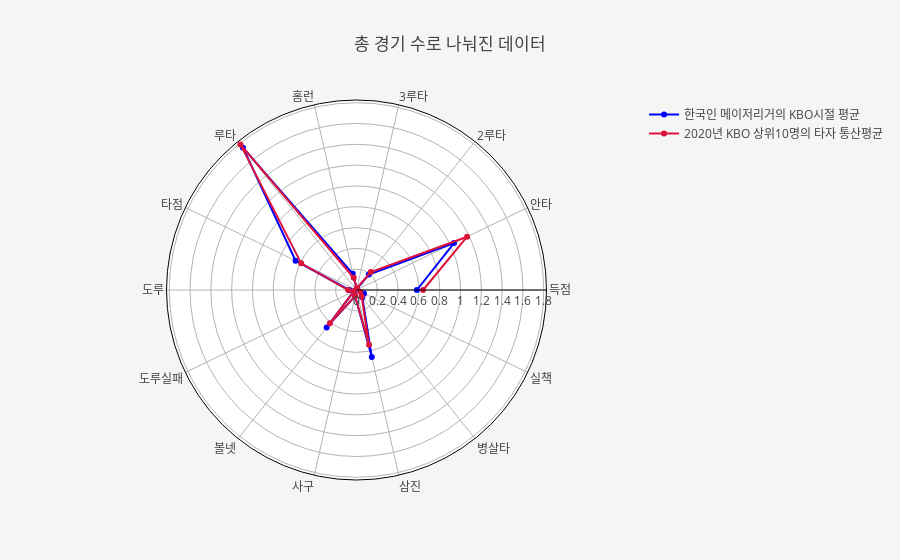

Source (notebook cell):
### Code cell
majorleaguer_avg = []
top10_hitter_avg = []

for col in korean_majorleaguer_dict[list(korean_majorleaguer_dict.keys())[0]].columns[2:]:
    if col != '타율':
        temp_majorleaguer_ls = [float(korean_majorleaguer_dict[name].iloc[korean_majorleaguer_dict[name].shape[0]-1][col])/float(korean_majorleaguer_dict[name].iloc[korean_majorleaguer_dict[name].shape[0]-1]['경기']) for name in hitter_majorleaguer['Name']]
        temp_majorleaguer_np = np.array(temp_majorleaguer_ls)
        majorleaguer_avg.append(round(temp_majorleaguer_np.mean(), 2))
    else:
        temp_majorleaguer_ls = [float(korean_majorleaguer_dict[name].iloc[korean_majorleaguer_dict[name].shape[0]-1][col]) for name in hitter_majorleaguer['Name']]
        temp_majorleaguer_np = np.array(temp_majorleaguer_ls)
        majorleaguer_avg.append(round(temp_majorleaguer_np.mean(), 2))
    
for col in top10_hitter_dict[list(top10_hitter_dict.keys())[0]].columns[2:]:
    if col != '타율':
        temp_top10_hitter_ls = [float(top10_hitter_dict[name].iloc[top10_hitter_dict[name].shape[0]-1][col])/float(top10_hitter_dict[name].iloc[top10_hitter_dict[name].shape[0]-1]['경기']) for name in top10_hitter_url_df['Name']]
        temp_top10_hitter_np = np.array(temp_top10_hitter_ls)
        top10_hitter_avg.append(round(temp_top10_hitter_np.mean(), 2))
    else:
        temp_top10_hitter_ls = [float(top10_hitter_dict[name].iloc[top10_hitter_dict[name].shape[0]-1][col]) for name in top10_hitter_url_df['Name']]
        temp_top10_hitter_np = np.array(temp_top10_hitter_ls)
        top10_hitter_avg.append(round(temp_top10_hitter_np.mean(), 2))


theta_ = top10_hitter_dict[list(top10_hitter_dict.keys())[0]].columns[6:-3].to_list() # 득점 ~ 병살타 index
theta_.insert(len(theta_), top10_hitter_dict[list(top10_hitter_dict.keys())[0]].columns[-1]) # 실책 index 추가
r_ = top10_hitter_avg[4:-3] # 득점 ~ 병살타 값들(전체 경기 수로 나눠진)
r_.insert(len(r_), top10_hitter_avg[-1]) # 실책값 추가(전체 경기 수로 나눠진)

fig = go.Figure()
fig.add_trace(go.Scatterpolar(r=majorleaguer_avg[3:],
                              theta=korean_majorleaguer_dict['강정호'].columns[5:],
                              name='한국인 메이저리거의 KBO시절 평균',
                              marker_color='blue'))
fig.add_trace(go.Scatterpolar(r=r_,
                             theta=theta_,
                             name='2020년 KBO 상위10명의 타자 통산평균',
                             marker_color='crimson'))

fig.update_layout(template=None,
                  paper_bgcolor='rgb(245, 245, 245)',
                  polar=dict(radialaxis=dict(visible=True, linewidth=1, linecolor='Black', ticks=''),
                            angularaxis=dict(showline=True, linewidth=1, linecolor='black', ticks='')),
                 title='총 경기 수로 나눠진 데이터')

print(majorleaguer_avg[3:])
print(r_)
print(theta_)
fig.show()

### Figure 1 — Plotly figure (JSON) as saved in the notebook; plotly's stock layout.template omitted (floating-point values rounded to 4 significant figures)
{"data": [{"marker": {"color": "blue"}, "name": "한국인 메이저리거의 KBO시절 평균", "r": [0.58, 1.04, 0.19, 0.01, 0.16, 1.75, 0.65, 0.07, 0.03, 0.46, 0.06, 0.66, 0.09, 0.08], "theta": ["득점", "안타", "2루타", "3루타", "홈런", "루타", "타점", "도루", "도루실패", "볼넷", "사구", "삼진", "병살타", "실책"], "type": "scatterpolar"}, {"marker": {"color": "crimson"}, "name": "2020년 KBO 상위10명의 타자 통산평균", "r": [0.64, 1.18, 0.22, 0.02, 0.12, 1.79, 0.59, 0.08, 0.03, 0.41, 0.06, 0.54, 0.08, 0.04], "theta": ["득점", "안타", "2루타", "3루타", "홈런", "루타", "타점", "도루", "도루실패", "볼넷", "사구", "삼진", "병살타", "실책"], "type": "scatterpolar"}], "layout": {"paper_bgcolor": "rgb(245, 245, 245)", "polar": {"angularaxis": {"linecolor": "black", "linewidth": 1, "showline": true, "ticks": ""}, "radialaxis": {"linecolor": "Black", "linewidth": 1, "ticks": "", "visible": true}}, "title": {"text": "총 경기 수로 나눠진 데이터"}}}
